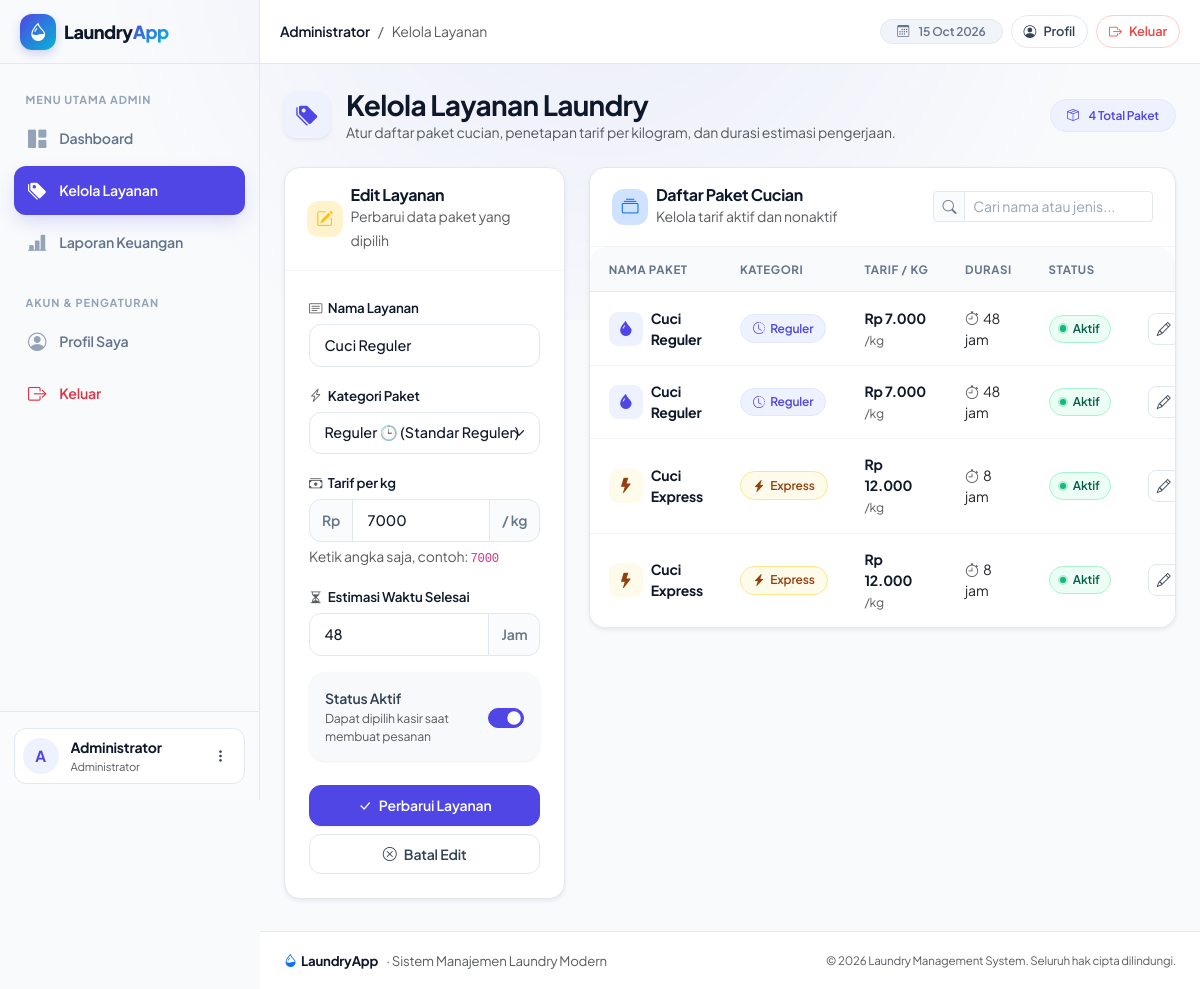
Page /admin/layanan.php?edit=3 (signed in) on the committed database.
### tables this page shows
CREATE TABLE layanan (
    id INT UNSIGNED AUTO_INCREMENT PRIMARY KEY,
    nama VARCHAR(80) NOT NULL,
    jenis ENUM('Reguler', 'Express') NOT NULL,
    harga_per_kg DECIMAL(12,2) NOT NULL,
    durasi_jam SMALLINT UNSIGNED NOT NULL,
    aktif TINYINT(1) NOT NULL DEFAULT 1,
    dibuat_pada TIMESTAMP NOT NULL DEFAULT CURRENT_TIMESTAMP
);

### admin/layanan.php (the view, shortened to what this page needs)
<?php
require_once __DIR__ . '/../config/helpers.php';
$pdo = getPDO();
$priceError = false;
$editing = null;
$formValues = [
    'id' => '',
    'nama' => '',
    'jenis' => 'Reguler',
    'harga_per_kg' => '',
    'durasi_jam' => '',
    'aktif' => 1,
];
if (isset($_GET['edit'])) {
    $editId = filter_var($_GET['edit'], FILTER_VALIDATE_INT);
    if ($editId) {
        $find = $pdo->prepare('SELECT * FROM layanan WHERE id = ?');
        $find->execute([$editId]);
        $editing = $find->fetch() ?: null;
        if ($editing) {
            $formValues = $editing;
            $priceText = (string) $formValues['harga_per_kg'];
            if (strpos($priceText, '.') !== false) {
                $formValues['harga_per_kg'] = rtrim(rtrim($priceText, '0'), '.');
            }
        }
    }
}
$services = $pdo->query('SELECT * FROM layanan ORDER BY aktif DESC, jenis, nama')->fetchAll();
?>
<div class="d-flex flex-column flex-md-row justify-content-between align-items-md-center gap-3 mb-4">
    <div class="d-flex align-items-center gap-3">
        <div class="stat-icon indigo shadow-sm">
            <i class="bi bi-tags-fill"></i>
        </div>
        <div>
            <h1 class="h3 mb-0 fw-bold text-heading">Kelola Layanan Laundry</h1>
            <p class="text-muted mb-0 small">Atur daftar paket cucian, penetapan tarif per kilogram, dan durasi estimasi pengerjaan.</p>
        </div>
    </div>
    <div>
        <span class="badge-soft badge-soft-primary px-3 py-2">
            <i class="bi bi-box-seam me-1"></i> <?= count($services) ?> Total Paket
        </span>
    </div>
</div>
<div class="row g-4">
    <div class="col-lg-4">
        <div class="card shadow-sm sticky-top" style="top: 80px;">
            <div class="card-header-clean">
                <div class="d-flex align-items-center gap-2">
                    <div class="icon-box <?= $editing ? 'bg-warning-subtle text-warning' : 'bg-primary-subtle text-primary' ?>">
                        <i class="bi <?= $editing ? 'bi-pencil-square' : 'bi-plus-lg' ?>"></i>
                    </div>
                    <div>
                        <h2 class="h6 fw-bold mb-0"><?= $editing ? 'Edit Layanan' : 'Tambah Layanan Baru' ?></h2>
                        <small class="text-muted"><?= $editing ? 'Perbarui data paket yang dipilih' : 'Tambahkan paket cucian baru' ?></small>
                    </div>
                </div>
            </div>
            <div class="card-body p-4">
                <form method="post">
                    <div class="mb-3">
                        <label class="form-label" for="nama">
                            <i class="bi bi-card-text text-muted"></i> Nama Layanan
                        </label>
                        <input class="form-control" id="nama" name="nama" placeholder="Contoh: Cuci Kering Reguler" value="<?= e($formValues['nama']) ?>" required autofocus>
                    </div>
                    <div class="mb-3">
                        <label class="form-label" for="jenis">
                            <i class="bi bi-lightning-charge text-muted"></i> Kategori Paket
                        </label>
                        <select class="form-select" id="jenis" name="jenis" required>
                            <?php foreach (['Reguler', 'Express'] as $type): ?>
                                <option value="<?= e($type) ?>" <?= $formValues['jenis'] === $type ? 'selected' : '' ?>>
                                    <?= e($type) ?> <?= $type === 'Express' ? '⚡ (Prioritas Kilat)' : '🕒 (Standar Reguler)' ?>
                                </option>
                            <?php endforeach; ?>
                        </select>
                    </div>
                    <div class="mb-3">
                        <label class="form-label" for="harga_per_kg">
                            <i class="bi bi-cash-stack text-muted"></i> Tarif per kg
                        </label>
                        <div class="input-group">
                            <span class="input-group-text">Rp</span>
                            <input class="form-control <?= $priceError ? 'is-invalid' : '' ?>" type="number" id="harga_per_kg" name="harga_per_kg" min="1" step="100" placeholder="7000" value="<?= e($formValues['harga_per_kg']) ?>" required>
                            <span class="input-group-text">/ kg</span>
                        </div>
                        <div class="form-text small text-muted">Ketik angka saja, contoh: <code>7000</code></div>
                    </div>
                    <div class="mb-3">
                        <label class="form-label" for="durasi_jam">
                            <i class="bi bi-hourglass-split text-muted"></i> Estimasi Waktu Selesai
                        </label>
                        <div class="input-group">
                            <input class="form-control" type="number" id="durasi_jam" name="durasi_jam" min="1" placeholder="24" value="<?= e($formValues['durasi_jam']) ?>" required>
                            <span class="input-group-text">Jam</span>
                        </div>
                    </div>
                    <div class="card p-3 bg-light border-0 mb-4">
                        <div class="form-check form-switch m-0 d-flex align-items-center justify-content-between ps-0">
                            <label class="form-check-label fw-semibold" for="aktif">
                                Status Aktif
                                <div class="text-muted small fw-normal">Dapat dipilih kasir saat membuat pesanan</div>
                            </label>
                            <input class="form-check-input ms-2" type="checkbox" role="switch" id="aktif" name="aktif" <?= !empty($formValues['aktif']) ? 'checked' : '' ?>>
                        </div>
                    </div>
                    <div class="d-grid gap-2">
                        <button class="btn btn-primary" type="submit">
                            <i class="bi bi-check-lg"></i> <?= $editing ? 'Perbarui Layanan' : 'Simpan Layanan' ?>
                        </button>
                        <?php if ($editing): ?>
                            <a class="btn btn-outline-secondary" href="<?= e(app_url('admin/layanan.php')) ?>">
                                <i class="bi bi-x-circle"></i> Batal Edit
                            </a>
                        <?php endif; ?>
                    </div>
                </form>
            </div>
        </div>
    </div>
    <div class="col-lg-8">
        <div class="card shadow-sm">
            <div class="card-header-clean flex-wrap gap-2">
                <div class="d-flex align-items-center gap-2">
                    <div class="icon-box bg-primary-subtle text-primary">
                        <i class="bi bi-collection"></i>
                    </div>
                    <div>
                        <h2 class="h6 fw-bold mb-0">Daftar Paket Cucian</h2>
                        <small class="text-muted">Kelola tarif aktif dan nonaktif</small>
                    </div>
                </div>
                <div style="min-width: 220px;">
                    <div class="input-group input-group-sm">
                        <span class="input-group-text"><i class="bi bi-search"></i></span>
                        <input type="text" class="form-control" placeholder="Cari nama atau jenis..." data-table-search="#servicesTable">
                    </div>
                </div>
            </div>
            <div class="table-responsive">
                <table class="table table-hover align-middle mb-0" id="servicesTable">
                    <thead>
                        <tr>
                            <th>Nama Paket</th>
                            <th>Kategori</th>
                            <th>Tarif / kg</th>
                            <th>Durasi</th>
                            <th>Status</th>
                            <th class="text-end">Aksi</th>
                        </tr>
                    </thead>
                    <tbody>
                    <?php foreach ($services as $service): ?>
                        <tr>
                            <td>
                                <div class="d-flex align-items-center gap-2">
                                    <div class="stat-icon <?= $service['jenis'] === 'Express' ? 'amber' : 'indigo' ?>" style="width: 34px; height: 34px; font-size: 0.95rem; border-radius: 9px;">
                                        <i class="bi <?= $service['jenis'] === 'Express' ? 'bi-lightning-fill' : 'bi-droplet-fill' ?>"></i>
                                    </div>
                                    <div>
                                        <span class="fw-bold text-heading d-block"><?= e($service['nama']) ?></span>
                                    </div>
                                </div>
                            </td>
                            <td>
                                <?php if ($service['jenis'] === 'Express'): ?>
                                    <span class="badge-soft badge-soft-warning"><i class="bi bi-lightning-charge-fill"></i> Express</span>
                                <?php else: ?>
                                    <span class="badge-soft badge-soft-primary"><i class="bi bi-clock-history"></i> Reguler</span>
                                <?php endif; ?>
                            </td>
                            <td>
                                <span class="fw-bold text-heading"><?= e(rupiah($service['harga_per_kg'])) ?></span>
                                <span class="text-muted small">/kg</span>
                            </td>
                            <td>
                                <span class="text-body"><i class="bi bi-stopwatch text-muted me-1"></i><?= e($service['durasi_jam']) ?> jam</span>
                            </td>
                            <td>
                                <?php if ($service['aktif']): ?>
                                    <span class="status-pill active"><span class="status-dot"></span> Aktif</span>
                                <?php else: ?>
                                    <span class="status-pill inactive"><span class="status-dot"></span> Nonaktif</span>
                                <?php endif; ?>
                            </td>
                            <td class="text-end text-nowrap">
                                <div class="d-inline-flex gap-1">
                                    <a class="btn-action" href="<?= e(app_url('admin/layanan.php?edit=' . $service['id'])) ?>" title="Edit Layanan">
                                        <i class="bi bi-pencil"></i>
                                    </a>
                                </div>
                            </td>
                        </tr>
                    <?php endforeach; ?>
                    </tbody>
                </table>
            </div>
        </div>
    </div>
</div>

### rows in the picture
layanan: nama "Cuci Reguler", harga_per_kg "7000", durasi_jam "48", aktif "☑", jenis "Reguler" (drawn), harga_per_kg "Rp 7.000", shows "Aktif"
layanan: nama "Cuci Reguler", jenis "Reguler" (drawn), harga_per_kg "Rp 7.000", durasi_jam "48", aktif 1 (drawn)
layanan: nama "Cuci Express", jenis "Express" (drawn), harga_per_kg "Rp 12.000", durasi_jam "8", aktif 1 (drawn)
layanan: nama "Cuci Express", jenis "Express" (drawn), harga_per_kg "Rp 12.000", durasi_jam "8", aktif 1 (drawn)

### other values in the picture
$menus[$role]['group'] "MENU UTAMA ADMIN"
$label "Dashboard"
$label "Kelola Layanan"
$label "Laporan Keuangan"
substr($user['nama'], 0, 1) "A"
$user['nama'] "Administrator"
role_label($role) "Administrator"
$title "Kelola Layanan"
count($services) "4"
form field jenis "Reguler 🕒 (Standar Reguler)"
